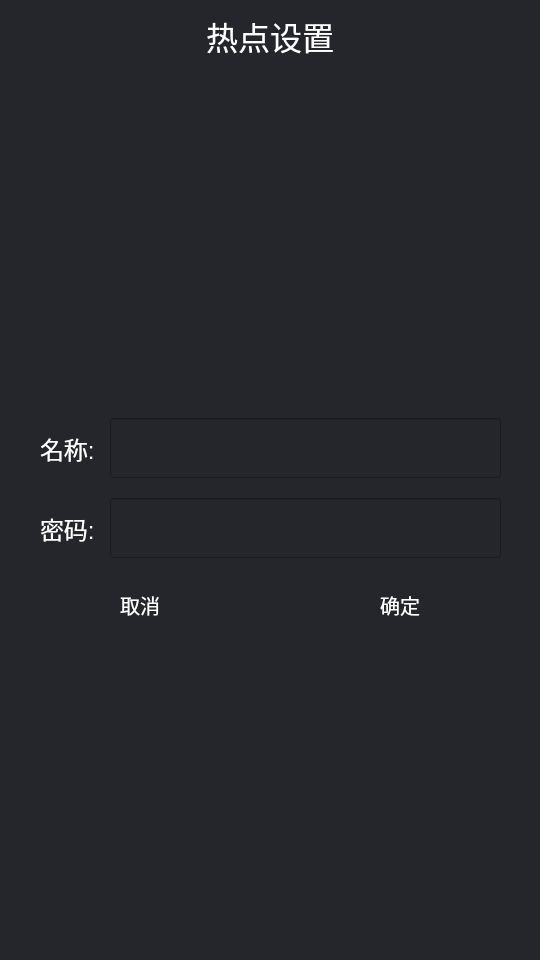
<?xml version="1.0" encoding="UTF-8"?>
<ui version="4.0">
 <class>WifiPage</class>
 <widget class="QDialog" name="WifiPage">
  <property name="geometry">
   <rect>
    <x>0</x>
    <y>0</y>
    <width>540</width>
    <height>960</height>
   </rect>
  </property>
  <property name="windowTitle">
   <string>Dialog</string>
  </property>
  <property name="styleSheet">
   <string notr="true">background-color: rgb(37, 38, 43);</string>
  </property>
  <widget class="QLabel" name="title">
   <property name="geometry">
    <rect>
     <x>0</x>
     <y>0</y>
     <width>540</width>
     <height>72</height>
    </rect>
   </property>
   <property name="font">
    <font>
     <pointsize>24</pointsize>
    </font>
   </property>
   <property name="styleSheet">
    <string notr="true">background-color: &quot;#2a2c31&quot;;
color: rgb(255, 255, 255);</string>
   </property>
   <property name="text">
    <string>热点设置</string>
   </property>
   <property name="alignment">
    <set>Qt::AlignCenter</set>
   </property>
  </widget>
  <widget class="QPushButton" name="back">
   <property name="geometry">
    <rect>
     <x>0</x>
     <y>0</y>
     <width>72</width>
     <height>72</height>
    </rect>
   </property>
   <property name="styleSheet">
    <string notr="true">background-color: &quot;#2a2c31&quot;;
alternate-background-color:  &quot;#2a2c31&quot;;
</string>
   </property>
   <property name="text">
    <string/>
   </property>
   <property name="icon">
    <iconset resource="img.qrc">
     <normaloff>:/img/icon_back.png</normaloff>:/img/icon_back.png</iconset>
   </property>
   <property name="iconSize">
    <size>
     <width>25</width>
     <height>33</height>
    </size>
   </property>
   <property name="flat">
    <bool>true</bool>
   </property>
  </widget>
  <widget class="QLabel" name="line">
   <property name="geometry">
    <rect>
     <x>0</x>
     <y>72</y>
     <width>540</width>
     <height>1</height>
    </rect>
   </property>
   <property name="styleSheet">
    <string notr="true">background-color: &quot; #232429&quot;;</string>
   </property>
   <property name="text">
    <string/>
   </property>
  </widget>
  <widget class="QPushButton" name="addWifi">
   <property name="geometry">
    <rect>
     <x>468</x>
     <y>0</y>
     <width>72</width>
     <height>72</height>
    </rect>
   </property>
   <property name="styleSheet">
    <string notr="true">background-color: &quot;#2a2c31&quot;;
alternate-background-color:  &quot;#2a2c31&quot;;
</string>
   </property>
   <property name="text">
    <string/>
   </property>
   <property name="icon">
    <iconset resource="img.qrc">
     <normaloff>:/img/icon_add.png</normaloff>:/img/icon_add.png</iconset>
   </property>
   <property name="iconSize">
    <size>
     <width>25</width>
     <height>33</height>
    </size>
   </property>
   <property name="flat">
    <bool>true</bool>
   </property>
  </widget>
  <widget class="QWidget" name="dialog" native="true">
   <property name="geometry">
    <rect>
     <x>0</x>
     <y>73</y>
     <width>540</width>
     <height>887</height>
    </rect>
   </property>
   <property name="styleSheet">
    <string notr="true">background-color: &quot;#2effffff&quot;;</string>
   </property>
   <widget class="QLineEdit" name="pswEdit">
    <property name="geometry">
     <rect>
      <x>110</x>
      <y>425</y>
      <width>391</width>
      <height>60</height>
     </rect>
    </property>
    <property name="font">
     <font>
      <pointsize>18</pointsize>
     </font>
    </property>
    <property name="styleSheet">
     <string notr="true"/>
    </property>
    <property name="inputMethodHints">
     <set>Qt::ImhNone</set>
    </property>
    <property name="text">
     <string/>
    </property>
    <property name="frame">
     <bool>true</bool>
    </property>
    <property name="echoMode">
     <enum>QLineEdit::Normal</enum>
    </property>
    <property name="alignment">
     <set>Qt::AlignLeading|Qt::AlignLeft|Qt::AlignVCenter</set>
    </property>
    <property name="clearButtonEnabled">
     <bool>true</bool>
    </property>
   </widget>
   <widget class="QLabel" name="label_3">
    <property name="geometry">
     <rect>
      <x>40</x>
      <y>340</y>
      <width>67</width>
      <height>70</height>
     </rect>
    </property>
    <property name="font">
     <font>
      <pointsize>18</pointsize>
     </font>
    </property>
    <property name="styleSheet">
     <string notr="true">color: rgb(255, 255, 255);
background-color:&quot;#00000000&quot;;
 </string>
    </property>
    <property name="text">
     <string>名称:</string>
    </property>
   </widget>
   <widget class="QLabel" name="label_4">
    <property name="geometry">
     <rect>
      <x>40</x>
      <y>420</y>
      <width>67</width>
      <height>70</height>
     </rect>
    </property>
    <property name="font">
     <font>
      <pointsize>18</pointsize>
     </font>
    </property>
    <property name="styleSheet">
     <string notr="true">color: rgb(255, 255, 255);
background-color:&quot;#00000000&quot;;</string>
    </property>
    <property name="text">
     <string>密码:</string>
    </property>
   </widget>
   <widget class="QLineEdit" name="nameEdit">
    <property name="geometry">
     <rect>
      <x>110</x>
      <y>345</y>
      <width>391</width>
      <height>60</height>
     </rect>
    </property>
    <property name="font">
     <font>
      <pointsize>18</pointsize>
     </font>
    </property>
    <property name="styleSheet">
     <string notr="true"/>
    </property>
    <property name="text">
     <string/>
    </property>
    <property name="cursorMoveStyle">
     <enum>Qt::LogicalMoveStyle</enum>
    </property>
    <property name="clearButtonEnabled">
     <bool>true</bool>
    </property>
   </widget>
   <widget class="QPushButton" name="cancelButton">
    <property name="geometry">
     <rect>
      <x>50</x>
      <y>507</y>
      <width>180</width>
      <height>50</height>
     </rect>
    </property>
    <property name="font">
     <font>
      <pointsize>15</pointsize>
     </font>
    </property>
    <property name="styleSheet">
     <string notr="true">color: rgb(255, 255, 255);</string>
    </property>
    <property name="text">
     <string>取消</string>
    </property>
    <property name="flat">
     <bool>true</bool>
    </property>
   </widget>
   <widget class="QPushButton" name="commitButton">
    <property name="geometry">
     <rect>
      <x>310</x>
      <y>507</y>
      <width>180</width>
      <height>50</height>
     </rect>
    </property>
    <property name="font">
     <font>
      <pointsize>15</pointsize>
     </font>
    </property>
    <property name="styleSheet">
     <string notr="true">color: rgb(255, 255, 255);</string>
    </property>
    <property name="text">
     <string>确定</string>
    </property>
    <property name="flat">
     <bool>true</bool>
    </property>
   </widget>
   <widget class="QLabel" name="label">
    <property name="geometry">
     <rect>
      <x>20</x>
      <y>320</y>
      <width>501</width>
      <height>260</height>
     </rect>
    </property>
    <property name="styleSheet">
     <string notr="true">background-color: rgb(37, 38, 43);</string>
    </property>
    <property name="text">
     <string/>
    </property>
   </widget>
   <zorder>label</zorder>
   <zorder>label_3</zorder>
   <zorder>label_4</zorder>
   <zorder>nameEdit</zorder>
   <zorder>pswEdit</zorder>
   <zorder>cancelButton</zorder>
   <zorder>commitButton</zorder>
  </widget>
  <widget class="MyListWidget" name="listWidget">
   <property name="geometry">
    <rect>
     <x>0</x>
     <y>73</y>
     <width>540</width>
     <height>887</height>
    </rect>
   </property>
   <property name="font">
    <font>
     <pointsize>18</pointsize>
    </font>
   </property>
   <property name="focusPolicy">
    <enum>Qt::NoFocus</enum>
   </property>
   <property name="styleSheet">
    <string notr="true">background-color: rgb(37, 38, 43);
selection-color: rgb(37, 38, 43);
selection-background-color: rgb(37, 38, 43);
</string>
   </property>
   <property name="verticalScrollBarPolicy">
    <enum>Qt::ScrollBarAlwaysOff</enum>
   </property>
   <property name="horizontalScrollBarPolicy">
    <enum>Qt::ScrollBarAlwaysOff</enum>
   </property>
   <property name="gridSize">
    <size>
     <width>540</width>
     <height>66</height>
    </size>
   </property>
  </widget>
  <widget class="QWidget" name="deleteDialog" native="true">
   <property name="geometry">
    <rect>
     <x>0</x>
     <y>73</y>
     <width>540</width>
     <height>887</height>
    </rect>
   </property>
   <property name="styleSheet">
    <string notr="true">background-color: &quot;#2effffff&quot;;</string>
   </property>
   <widget class="QLabel" name="label_2">
    <property name="geometry">
     <rect>
      <x>45</x>
      <y>368</y>
      <width>450</width>
      <height>150</height>
     </rect>
    </property>
    <property name="styleSheet">
     <string notr="true">background-color: rgb(37, 38, 43);</string>
    </property>
    <property name="text">
     <string/>
    </property>
   </widget>
   <widget class="QPushButton" name="deleteWifi">
    <property name="geometry">
     <rect>
      <x>300</x>
      <y>456</y>
      <width>180</width>
      <height>50</height>
     </rect>
    </property>
    <property name="font">
     <font>
      <pointsize>15</pointsize>
     </font>
    </property>
    <property name="styleSheet">
     <string notr="true">color: rgb(255, 255, 255);</string>
    </property>
    <property name="text">
     <string>确定</string>
    </property>
    <property name="flat">
     <bool>true</bool>
    </property>
   </widget>
   <widget class="QPushButton" name="cancelDele">
    <property name="geometry">
     <rect>
      <x>55</x>
      <y>456</y>
      <width>180</width>
      <height>50</height>
     </rect>
    </property>
    <property name="font">
     <font>
      <pointsize>15</pointsize>
     </font>
    </property>
    <property name="styleSheet">
     <string notr="true">color: rgb(255, 255, 255);</string>
    </property>
    <property name="text">
     <string>取消</string>
    </property>
    <property name="flat">
     <bool>true</bool>
    </property>
   </widget>
   <widget class="QLabel" name="label_5">
    <property name="geometry">
     <rect>
      <x>130</x>
      <y>383</y>
      <width>271</width>
      <height>41</height>
     </rect>
    </property>
    <property name="font">
     <font>
      <pointsize>20</pointsize>
     </font>
    </property>
    <property name="styleSheet">
     <string notr="true">color: rgb(255, 255, 255);
background-color: rgb(37, 38, 43);</string>
    </property>
    <property name="text">
     <string>删除该热点？</string>
    </property>
    <property name="alignment">
     <set>Qt::AlignCenter</set>
    </property>
   </widget>
   <widget class="QLabel" name="line_2">
    <property name="geometry">
     <rect>
      <x>45</x>
      <y>440</y>
      <width>450</width>
      <height>1</height>
     </rect>
    </property>
    <property name="styleSheet">
     <string notr="true">background-color: &quot; #232429&quot;;</string>
    </property>
    <property name="text">
     <string/>
    </property>
   </widget>
  </widget>
  <zorder>listWidget</zorder>
  <zorder>title</zorder>
  <zorder>back</zorder>
  <zorder>line</zorder>
  <zorder>addWifi</zorder>
  <zorder>deleteDialog</zorder>
  <zorder>dialog</zorder>
 </widget>
 <customwidgets>
  <customwidget>
   <class>MyListWidget</class>
   <extends>QListWidget</extends>
   <header>mylistwidget.h</header>
  </customwidget>
 </customwidgets>
 <resources>
  <include location="img.qrc"/>
 </resources>
 <connections/>
</ui>
